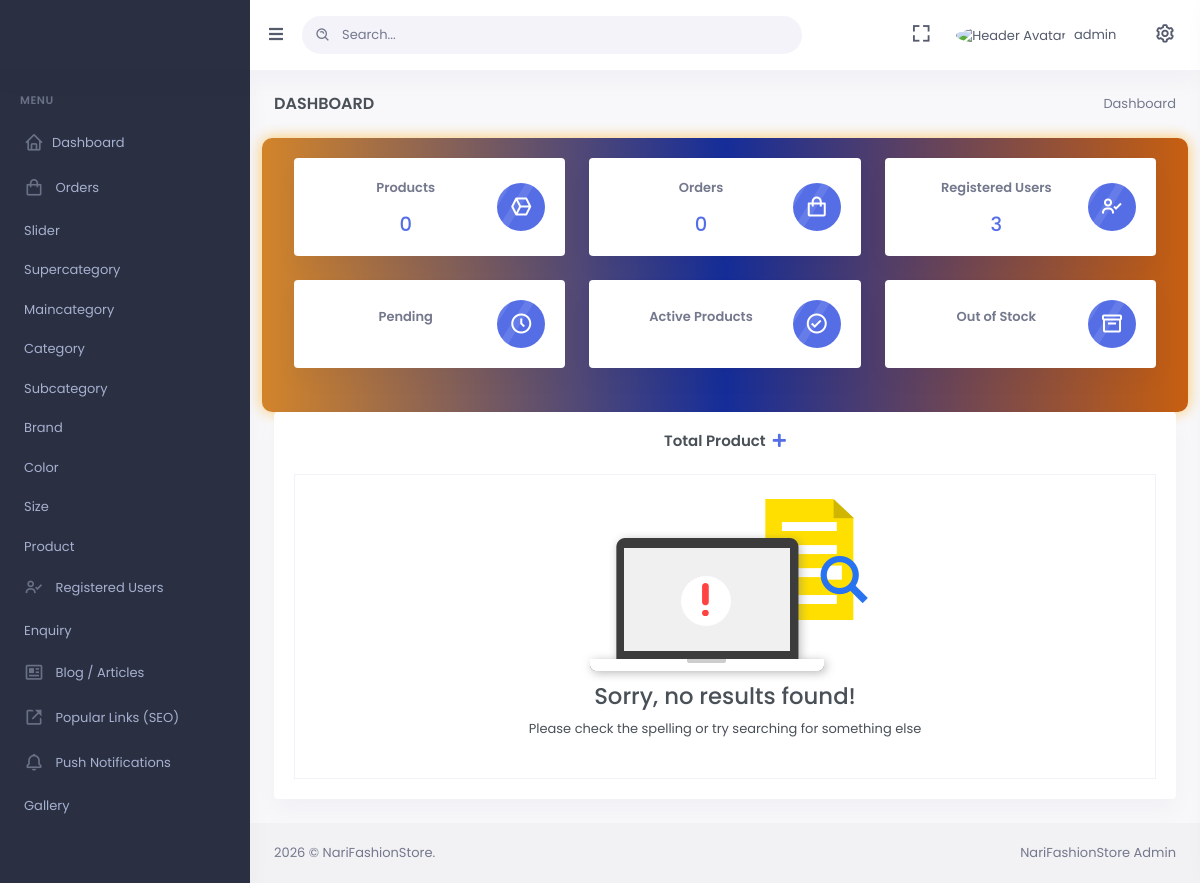
Before: /admin-dashboard/ (signed in) with the older database file.
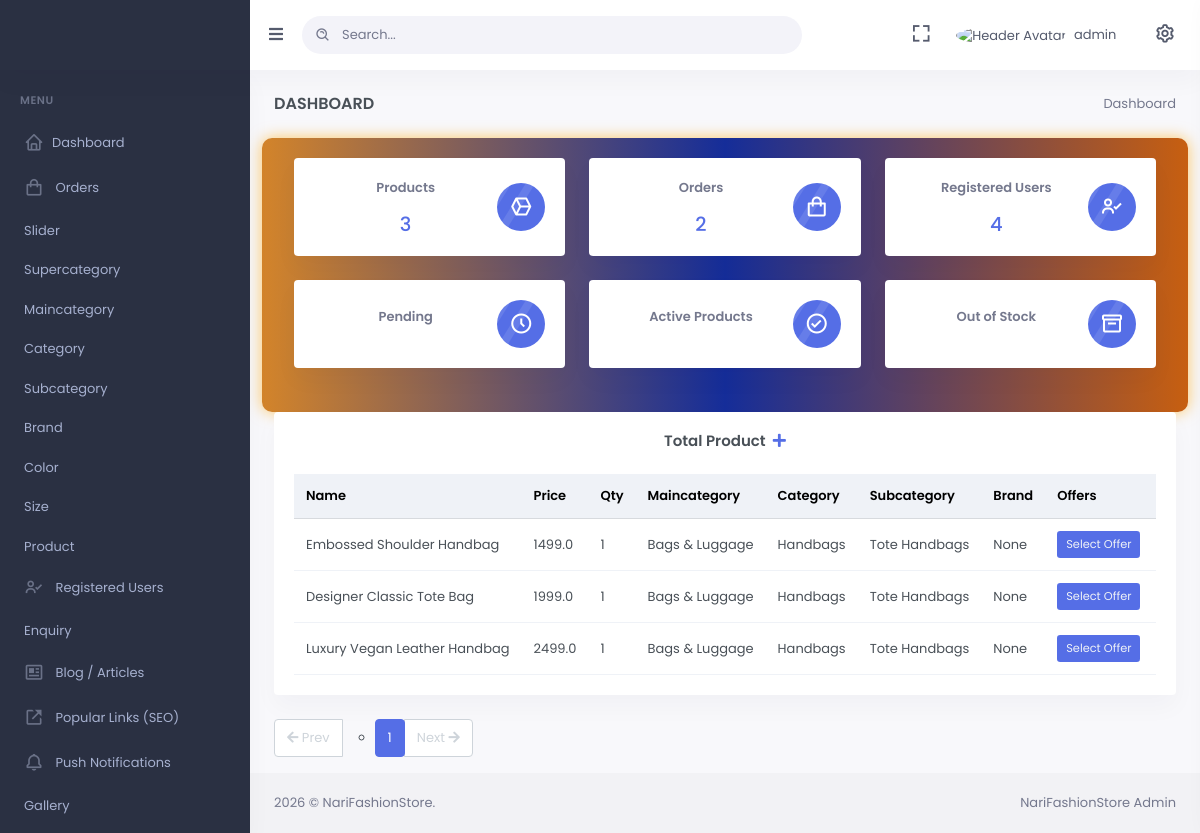
After: the same page with the newer database file.
### mainApp/models.py (models this page shows, shortened)
class Product(models.Model):
    id=models.AutoField(primary_key=True)
    supercategory=models.ForeignKey(Supercategory,on_delete=models.SET_NULL,related_name="supercategory_products",default=None,null=True,blank=True)
    offers=models.ForeignKey(Supercategory,on_delete=models.SET_DEFAULT,related_name="offers",default=None,null=True,blank=True)
    maincategory=models.ForeignKey(Maincategory,on_delete=models.SET_DEFAULT,related_name="maincategory",default=None, null=True, blank=True)
    category=models.ForeignKey(Category,on_delete=models.SET_DEFAULT,related_name="categories",default=None, null=True, blank=True)
    subcategory=models.ForeignKey(Subcategory,on_delete=models.SET_DEFAULT,related_name="subcategories",default=None, null=True, blank=True)
    brand=models.ForeignKey(Brand,on_delete=models.SET_DEFAULT,related_name="brands",default=None, null=True, blank=True)
    image1 = models.URLField(max_length=1024, default='', null=True, blank=True)
    image2= models.URLField(max_length=1024,null=True,blank=True)
    image3= models.URLField(max_length=1024,null=True,blank=True)
    image4= models.URLField(max_length=1024,null=True,blank=True)
    name=models.CharField(max_length=300)
    base_price=models.FloatField(default=0,null=True,blank=True)
    discount=models.FloatField(default=0,null=True,blank=True)
    price=models.FloatField()
    quantity=models.IntegerField(default=1)
    size=models.CharField(max_length=300,null=True,blank=True)
    color=models.CharField(max_length=300,null=True,blank=True)
    specifications = models.JSONField(default=dict)
    rating=models.FloatField(default=0,null=True,blank=True)
    reviews=models.IntegerField(default=0,null=True,blank=True)
    weight=models.IntegerField(default=0,null=True,blank=True)
    length=models.FloatField(default=0,null=True,blank=True)
    height=models.FloatField(default=0,null=True,blank=True)
    width=models.FloatField(default=0,null=True,blank=True)
    tax=models.FloatField(default=18,null=True,blank=True)
    description=models.TextField(null=True,blank=True)
    faq = models.JSONField(default=dict)
    sku=models.CharField(max_length=200,default='',null=True,blank=True)
    date=models.DateTimeField(auto_now_add=True)

class Maincategory(models.Model):
    id = models.AutoField(primary_key=True)
    supercategory = models.ForeignKey(Supercategory, on_delete=models.SET_NULL, related_name="maincategories", default=None, null=True, blank=True)
    name = models.CharField(max_length=200, unique=True)
    slug = models.SlugField(max_length=200, unique=True)
    image = models.URLField(max_length=1024, default='', null=True, blank=True)
    banner1 = models.URLField(max_length=1024,default='')
    banner2 = models.URLField(max_length=1024,default='')
    banner3 = models.URLField(max_length=1024,default='')
    banner4 = models.URLField(max_length=1024,default='')
    title=models.CharField(max_length=100,default='',null=True,blank=True)
    description=models.TextField(default='',null=True,blank=True)
    banner = models.URLField(max_length=1024,default='')
    def __str__(self):
        return self.name

class Category(models.Model):
    id = models.AutoField(primary_key=True)
    maincategory = models.ForeignKey(Maincategory, on_delete=models.SET_DEFAULT, default=None, null=True, blank=True)
    name = models.CharField(max_length=200)
    slug = models.SlugField(max_length=200)
    image = models.URLField(max_length=1024, default='', null=True, blank=True)
    app_background = models.URLField(max_length=1024, default='', null=True, blank=True)
    specifications = models.JSONField(default=dict)  # Requires Django 3.1+
    title=models.CharField(max_length=100,default='',null=True,blank=True)
    description=models.TextField(default='',null=True,blank=True)
    def __str__(self):
        return self.name

class Subcategory(models.Model):
    id = models.AutoField(primary_key=True)
    category = models.ForeignKey(Category, on_delete=models.SET_DEFAULT, default=None, null=True, blank=True)
    name = models.CharField(max_length=200)
    slug = models.SlugField(max_length=200)
    image = models.URLField(max_length=1024, default='', null=True, blank=True)
    title=models.CharField(max_length=100,default='',null=True,blank=True)
    description=models.TextField(default='',null=True,blank=True)
    def __str__(self):
        return self.name

### mainApp/backend.py (the view)
# urls.py: path('admin-dashboard/',backend.admin_dashboard),
@login_required(login_url='/admin-login')
def admin_dashboard(Request):
  if not Request.user.is_superuser:
      return HttpResponseForbidden("You don't have permission to access this page.")
  else:
    data = Product.objects.all().order_by('-id')
    offers = Supercategory.objects.all().order_by('-id')
    prod = Product.objects.count()
    ord = Order.objects.count()
    enq = Enquiry.objects.count()
    buyer_count = Buyer.objects.count()
    recent_orders = Order.objects.all().order_by('-id')[:8]
    paginator = Paginator(data, 100)
    page_number = Request.GET.get('page')
    page_posts = paginator.get_page(page_number)
    current_page = page_posts.number
    total_pages = paginator.num_pages
    page_range = range(max(current_page - 2, 1), min(current_page + 3, total_pages + 1))
    return render(Request, 'backend/index.html', {
        'page_posts': page_posts,
        'page_range': page_range,
        'offers': offers,
        'prod': prod,
        'ord': ord,
        'enq': enq,
        'buyer_count': buyer_count,
        'recent_orders': recent_orders,
    })

### mainApp/templates/backend/index.html (shortened to what the changed rows need)
{% load static %}
<!doctype html>
<html lang="en">
<head>
    <link rel="stylesheet" href="https://cdnjs.cloudflare.com/ajax/libs/font-awesome/4.7.0/css/font-awesome.min.css">
    <link href="{%static 'admin-assets/css/bootstrap.min.css'%}" rel="stylesheet" type="text/css" />
    <link href="{%static 'admin-assets/css/icons.min.css'%}" rel="stylesheet" type="text/css" />
    <link href="{%static 'admin-assets/css/app.min.css'%}" rel="stylesheet" type="text/css" />
<body data-sidebar="dark" data-layout-mode="light">
    <div id="layout-wrapper">
        <div class="main-content">
            <div class="page-content">
                <div class="container-fluid">
                    <div class="row glowing-voucher">
                        <div class="col-md-4">
                            <a href="/admin-products/all">
                                <div class="card mini-stats-wid">
                                    <div class="card-body">
                                        <div class="d-flex align-items-center">
                                            <div class="flex-grow-1">
                                                <p class="text-muted fw-bold text-center">Products</p>
                                                <h4 class="mb-0 text-center">{{ prod }}</h4>
                                            </div>
                                        </div>
                                    </div>
                                </div>
                            </a>
                        </div>
                        <div class="col-md-4">
                            <a href="/admin-order">
                                <div class="card mini-stats-wid">
                                    <div class="card-body">
                                        <div class="d-flex align-items-center">
                                            <div class="flex-grow-1">
                                                <p class="text-muted fw-bold text-center">Orders</p>
                                                <h4 class="mb-0 text-center">{{ ord }}</h4>
                                            </div>
                                        </div>
                                    </div>
                                </div>
                            </a>
                        </div>
                        <div class="col-md-4">
                            <a href="/admin-buyer/">
                                <div class="card mini-stats-wid">
                                    <div class="card-body">
                                        <div class="d-flex align-items-center">
                                            <div class="flex-grow-1">
                                                <p class="text-muted fw-bold text-center">Registered Users</p>
                                                <h4 class="mb-0 text-center">{{ buyer_count|default:"0" }}</h4>
                                            </div>
                                        </div>
                                    </div>
                                </div>
                            </a>
                        </div>
                    </div>
                    {%block body%}
                    <div class="row">
                        <div class="col-lg-12">
                            <div class="card">
                                <div class="card-body">
                                    {%if page_posts%}
                                    <div class="table-responsive">
                                        <table class="table align-middle table-nowrap mb-0" id="productTable">
                                            <thead class="table-light">
                                                <tr>
                                                    <th class="align-middle">Name</th>
                                                    <th class="align-middle">Price</th>
                                                    <th class="align-middle">Qty</th>
                                                    <th class="align-middle">Maincategory</th>
                                                    <th class="align-middle">Category</th>
                                                    <th class="align-middle">Subcategory</th>
                                                    <th class="align-middle">Brand</th>
                                                    <th class="align-middle">Offers</th>
                                                    <th class="align-middle">View</th>
                                                </tr>
                                            </thead>
                                            <tbody>
                                                {% for item in page_posts %}
                                                <tr>
                                                    <td>{{ item.name|slice:"50" }}</td>
                                                    <td>{{ item.base_price }}</td>
                                                    <td>{{ item.quantity }}</td>
                                                    <td>{{ item.maincategory }}</td>
                                                    <td>{{ item.category }}</td>
                                                    <td>{{ item.subcategory }}</td>
                                                    <td>{{ item.brand }}</td>
                                                    <td>
                                                        <div class="dropdown">
                                                            {%if item.offers%}
                                                            <button class="btn btn-sm dropdown-toggle bg-primary text-light" type="button" data-bs-toggle="dropdown" aria-expanded="false">
                                                               {{item.offers}}
                                                            </button>
                                                            {%else%}
                                                            <button class="btn btn-sm dropdown-toggle bg-primary text-light" type="button" data-bs-toggle="dropdown" aria-expanded="false">
                                                                Select Offer
                                                             </button>
                                                            {%endif%}
                                                        </div>
                                                    </td>
                                                    <td><a href="/product-details/{{ item.name|slugify }}-{{ item.id }}" target="_blank"></a></td>
                                                    </tr>
                                                    {% endfor %}
                                                </tbody>
                                            </table>
                                        </div>
                                    {%else%}
                                        <div class="text-center border p-4">
                                           <img loading="lazy" src="{%static 'images/not-found.png'%}" alt="Image"><br>
                                           <h3>Sorry, no results found!</h3>
                                           <p>Please check the spelling or try searching for something else</p>
                                        </div>
                                        {%endif%}
                                    </div>
                                </div>
                            </div>
                            {%if page_posts%}
                            <div class="blog-pagination">
                                <nav>
                                    <ul class="pagination">
                                        <li class="page-item previtem {% if not page_posts.has_previous %}disabled{% endif %}">
                                            <a class="page-link" href="{% if page_posts.has_previous %}?page={{ page_posts.previous_page_number }}&name={{ search_query }}{% endif %}">
                                                <i class="fas fa-regular fa-arrow-left"></i> Prev
                                            </a>
                                        </li>
                                        <li class="justify-content-center pagination-center">
                                            <div class="pagelink">
                                                <ul class="d-flex">
                                                    {% for page_num in page_range %}
                                                    <li class="page-item {% if page_posts.number == page_num %}active{% endif %}">
                                                        <a class="page-link" href="?page={{ page_num }}&name={{ search_query }}">
                                                            {{ page_num }}
                                                        </a>
                                                    </li>
                                                    {% endfor %}
                                                </ul>
                                            </div>
                                        </li>
                                        <li class="page-item nextlink {% if not page_posts.has_next %}disabled{% endif %}">
                                            <a class="page-link" href="{% if page_posts.has_next %}?page={{ page_posts.next_page_number }}&name={{ search_query }}{% endif %}">
                                                Next <i class="fas fa-regular fa-arrow-right"></i>
                                            </a>
                                        </li>
                                    </ul>
                                </nav>
                            </div>
                            {%endif%}
                    </div>
                </div>
            </div>
            </div>
            {%endblock%}
        </div>
</body>
</html>

Changed rows visible on the page:
added Product: name "Embossed Shoulder Handbag", base_price "1499.0", quantity "1", maincategory "Bags & Luggage", category "Handbags", subcategory "Tote Handbags", brand "None", shows "Select Offer"
added Product: name "Designer Classic Tote Bag", base_price "1999.0", quantity "1", maincategory "Bags & Luggage", category "Handbags", subcategory "Tote Handbags", brand "None", shows "Select Offer"
added Product: name "Luxury Vegan Leather Handbag", base_price "2499.0", quantity "1", maincategory "Bags & Luggage", category "Handbags", subcategory "Tote Handbags", brand "None", shows "Select Offer"
Other visible differences:
{{ prod }}: "0" → "3"
{{ ord }}: "0" → "2"
{{ buyer_count|default:"0" }}: "3" → "4"
text no longer shown: "Sorry, no results found! Please check the spelling or try searching for something else"
text now shown: "Name Price Qty Maincategory Category Subcategory Brand Offers Prev Next"
new list line: "1"
